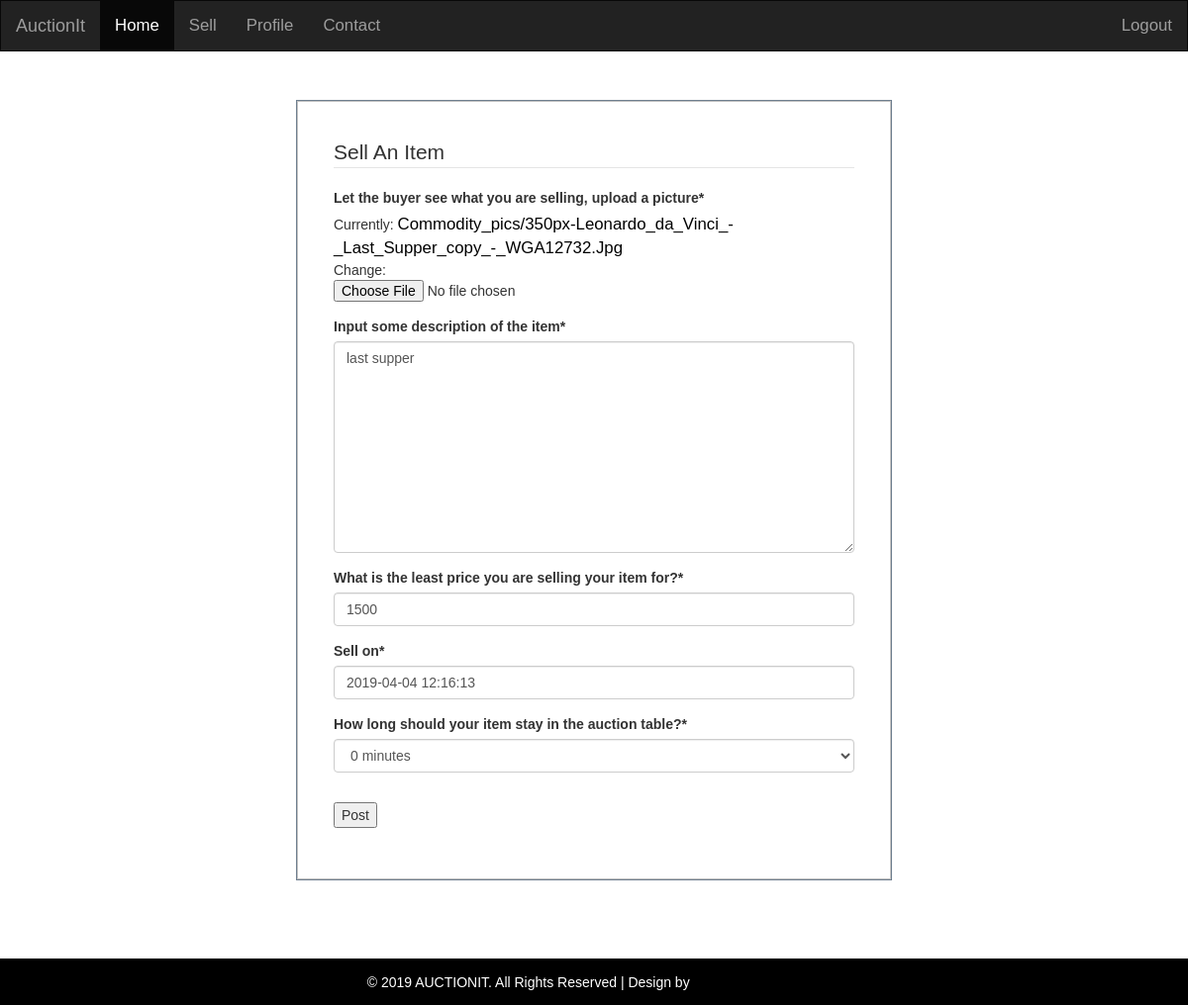
/post/23/update/ (signed in), run on an earlier commit of the app's database.
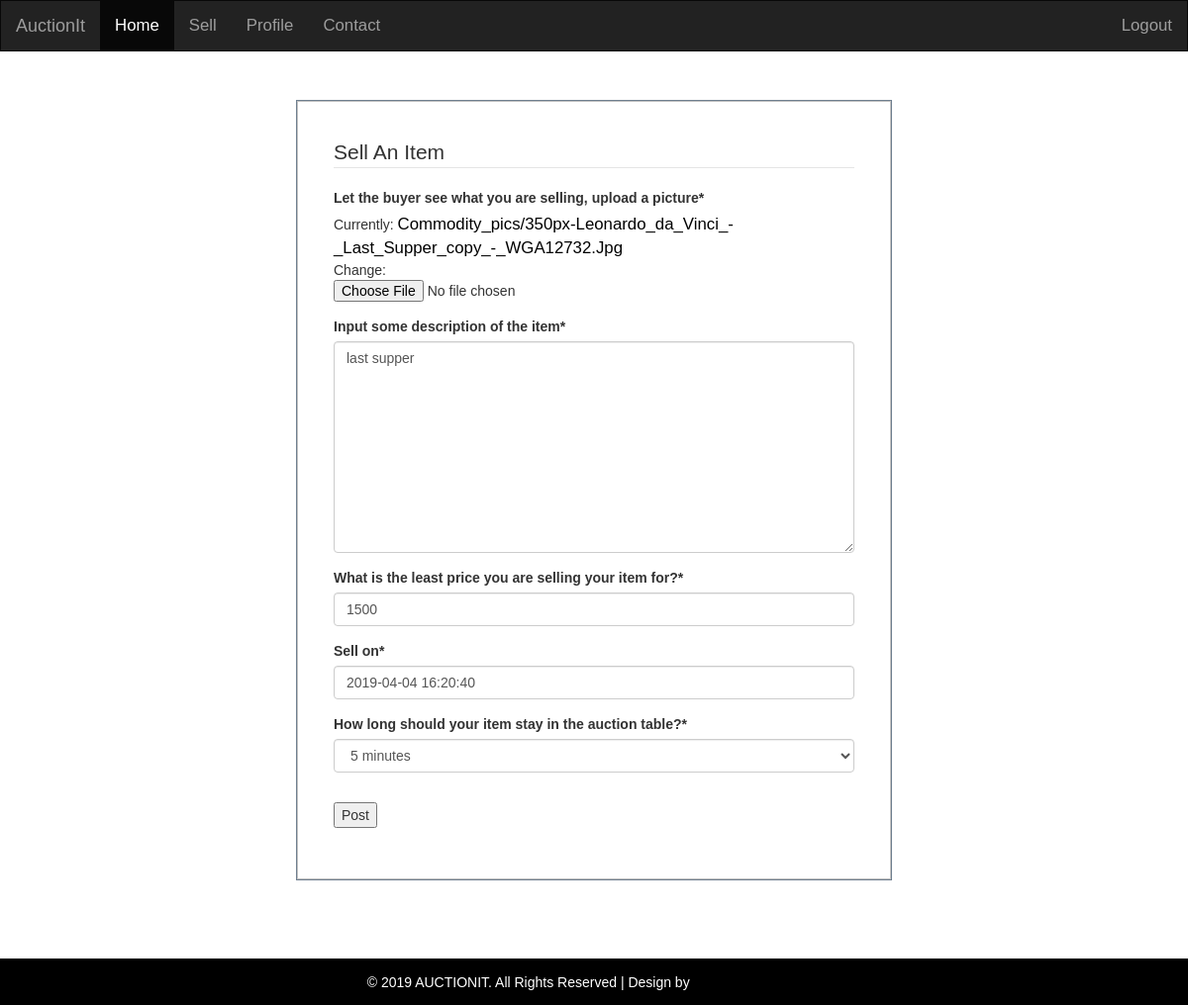
And on a later commit of the database.
### market/models.py (models this page shows, shortened)
class Product(models.Model):
	title = models.CharField("Input the title of the Item you are selling", max_length=30)
	description = models.TextField("Input some description of the item", null=False, default='')
	image = models.ImageField("Let the buyer see what you are selling, upload a picture",
	                          null=False, default='', upload_to='commodity_pics')
	date_posted = models.DateTimeField(default=timezone.now)
	CATEGORY = (
		('General', 'General'),
		('Painting', 'Painting'),
		('Sculpture', 'Sculpture'),
		('Book', 'Book'),
		('Instrument', 'Instrument'),
	)
	category = models.CharField("Choose product category", max_length=100, default='Gen', choices=CATEGORY)
	price = models.IntegerField("What is the least price you are selling your item for?")
	sell_on = models.DateTimeField(default=timezone.now )
	BID_TIME = (
		('0', '0 minutes'),
		('1', '1 minutes'),
		('5', '5 minutes'),
		('10', '10 minutes'),
		('20', '20 minutes'),
		('30', '30 minutes'),
		('60', '1 Hour')
	)
	live_time = models.CharField("How long should your item stay in the auction table?", max_length=20, default='5',
	                             choices=BID_TIME
	                             )
	seller = models.ForeignKey(User, on_delete=models.CASCADE, default='2')

### market/classviews.py (the view, shortened to what this page needs)
# urls.py: path('post/<int:pk>/update/', classviews.ProductUpdateView.as_view(), name='product-update'),
class ProductUpdateView(LoginRequiredMixin, UserPassesTestMixin, UpdateView):
    model = Product
    fields = ['image', 'description', 'price', 'sell_on', 'live_time']
    def test_func(self):
        post = self.get_object()
        if self.request.user == post.seller:
            return True
        return False

### market/templates/market/product_form.html (shortened to what this page needs)
{% extends 'market/navigation_part.html' %}
{% load static %}
{% load crispy_forms_tags %}
{% block content %}
    <article>
	<div class="media container">
		<form method="POST"  enctype="multipart/form-data">
			<fieldset class="form-group">
				<legend class="border-bottom mb-4">Sell An Item</legend>
				{{ form|crispy}}
			</fieldset>
			<div class="form-group">
				<button class="btn-outline-info" type="submit">Post</button>
			</div>
		</form>
	</div>
    </article>
    <br><br> <br><br>
{% endblock content %}

What changed in the data, as far as the page shows it:
changed Product "last supper": sell_on "2019-04-04 12:16:13" → "2019-04-04 16:20:40"; live_time "0 minutes" → "5 minutes"
